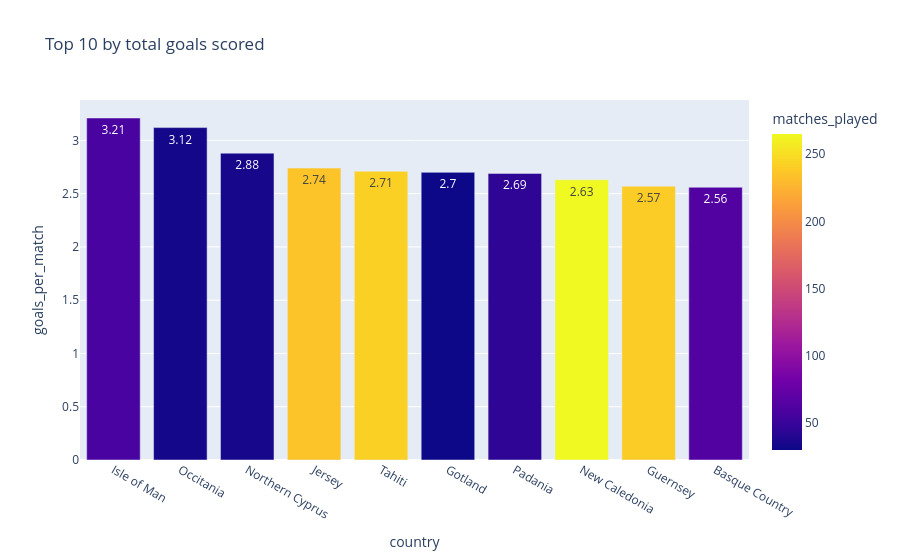

Here is the notebook cell this chart was saved with:
### Code cell
# Top 10 by goals per match (most efficient attackers)
top_gpm = country_qualified.nlargest(10, 'goals_per_match')[['country', 'goals_per_match', 'goals_scored', 'matches_played']]
print('Top 10 — Highest Goals Per Match:')
top_gpm.reset_index(drop=True)

# Plot 
fig = px.bar(
    top_gpm,
    x='country',
    y='goals_per_match',
    text = 'goals_per_match',
    color='matches_played',
    hover_data=['country', 'goals_per_match', 'goals_scored', 'matches_played'],
    title='Top 10 by goals per match'
)
fig.show()

### Figure 1 — Plotly figure (JSON) as saved in the notebook; plotly's stock layout.template omitted (floating-point values rounded to 4 significant figures)
{"data": [{"alignmentgroup": "True", "hovertemplate": "country=%{x}<br>goals_per_match=%{text}<br>matches_played=%{marker.color}<extra></extra>", "legendgroup": "", "marker": {"color": [58, 33, 34, 235, 242, 30, 45, 265, 240, 64], "coloraxis": "coloraxis", "pattern": {"shape": ""}}, "name": "", "offsetgroup": "", "orientation": "v", "showlegend": false, "text": [3.21, 3.12, 2.88, 2.74, 2.71, 2.7, 2.69, 2.63, 2.57, 2.56], "textposition": "auto", "type": "bar", "x": ["Isle of Man", "Occitania", "Northern Cyprus", "Jersey", "Tahiti", "Gotland", "Padania", "New Caledonia", "Guernsey", "Basque Country"], "xaxis": "x", "y": [3.21, 3.12, 2.88, 2.74, 2.71, 2.7, 2.69, 2.63, 2.57, 2.56], "yaxis": "y"}], "layout": {"barmode": "relative", "coloraxis": {"colorbar": {"title": {"text": "matches_played"}}, "colorscale": [[0, "#0d0887"], [0.1111, "#46039f"], [0.2222, "#7201a8"], [0.3333, "#9c179e"], [0.4444, "#bd3786"], [0.5556, "#d8576b"], [0.6667, "#ed7953"], [0.7778, "#fb9f3a"], [0.8889, "#fdca26"], [1, "#f0f921"]]}, "legend": {"tracegroupgap": 0}, "title": {"text": "Top 10 by total goals scored"}, "xaxis": {"anchor": "y", "domain": [0, 1], "title": {"text": "country"}}, "yaxis": {"anchor": "x", "domain": [0, 1], "title": {"text": "goals_per_match"}}}}
